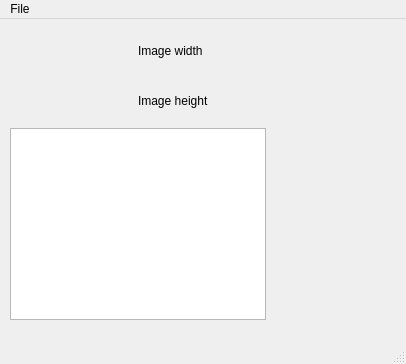
<?xml version="1.0" encoding="UTF-8"?>
<ui version="4.0">
 <class>MainWindow</class>
 <widget class="QMainWindow" name="MainWindow">
  <property name="geometry">
   <rect>
    <x>0</x>
    <y>0</y>
    <width>406</width>
    <height>364</height>
   </rect>
  </property>
  <property name="windowTitle">
   <string>Pyramid</string>
  </property>
  <property name="toolButtonStyle">
   <enum>Qt::ToolButtonTextUnderIcon</enum>
  </property>
  <widget class="QWidget" name="centralwidget">
   <widget class="QWidget" name="">
    <property name="geometry">
     <rect>
      <x>10</x>
      <y>10</y>
      <width>381</width>
      <height>291</height>
     </rect>
    </property>
    <layout class="QGridLayout" name="gridLayout">
     <property name="sizeConstraint">
      <enum>QLayout::SetMaximumSize</enum>
     </property>
     <property name="horizontalSpacing">
      <number>3</number>
     </property>
     <item row="0" column="1">
      <widget class="QLabel" name="widthLabel">
       <property name="text">
        <string>Image width</string>
       </property>
      </widget>
     </item>
     <item row="2" column="0" colspan="3">
      <widget class="QGraphicsView" name="graphicsView">
       <property name="sizePolicy">
        <sizepolicy hsizetype="Maximum" vsizetype="Maximum">
         <horstretch>0</horstretch>
         <verstretch>0</verstretch>
        </sizepolicy>
       </property>
      </widget>
     </item>
     <item row="1" column="2">
      <widget class="QLabel" name="heightValuelabel">
       <property name="text">
        <string/>
       </property>
      </widget>
     </item>
     <item row="1" column="1">
      <widget class="QLabel" name="heighLabel">
       <property name="text">
        <string>Image height</string>
       </property>
      </widget>
     </item>
     <item row="0" column="2">
      <widget class="QLabel" name="widthValuelabel">
       <property name="text">
        <string/>
       </property>
      </widget>
     </item>
    </layout>
   </widget>
  </widget>
  <widget class="QMenuBar" name="menubar">
   <property name="geometry">
    <rect>
     <x>0</x>
     <y>0</y>
     <width>406</width>
     <height>21</height>
    </rect>
   </property>
   <widget class="QMenu" name="menuFile">
    <property name="title">
     <string>File</string>
    </property>
    <addaction name="actionAdd_new"/>
   </widget>
   <addaction name="menuFile"/>
  </widget>
  <widget class="QStatusBar" name="statusbar"/>
  <action name="actionAdd_new">
   <property name="text">
    <string>Add new..</string>
   </property>
  </action>
 </widget>
 <resources/>
 <connections/>
</ui>
